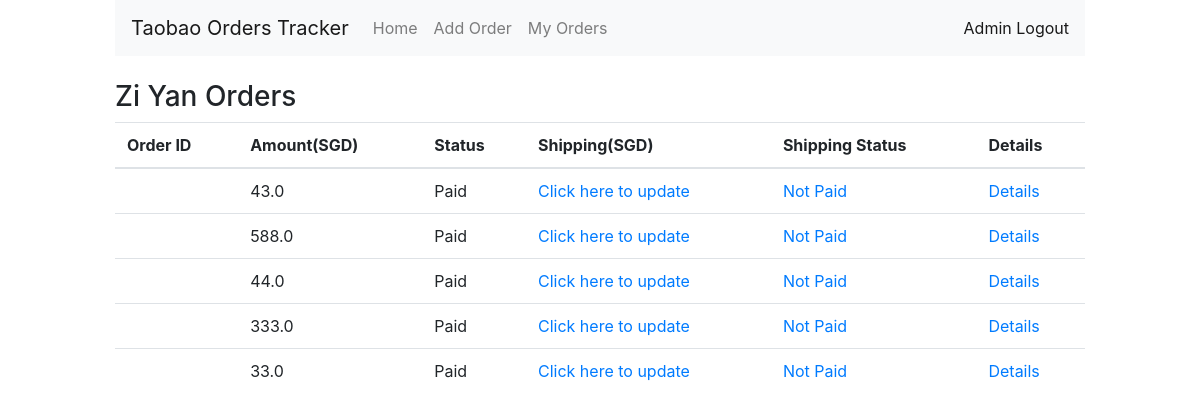
/orders (signed in), run on an earlier commit of the app's database.
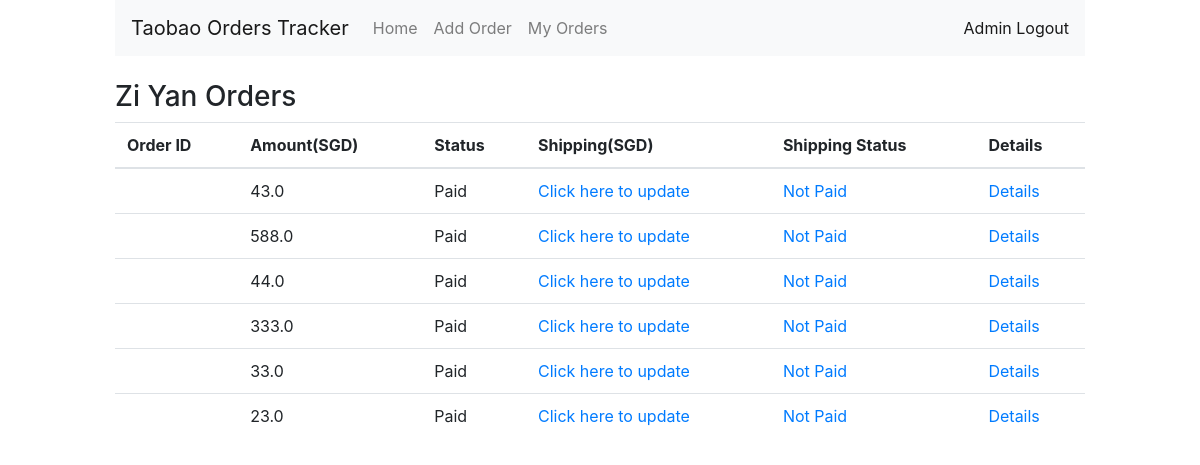
And on a later commit of the database.
### app/models.py (models this page shows, shortened)
class Orders(db.Model):
    id = db.Column(db.Integer, primary_key=True)
    order_id = db.Column(db.Integer, unique=True, index=True, nullable=True)
    amount = db.Column(db.Float)
    order_status = db.Column(db.String(64))
    ship_amount = db.Column(db.Float, nullable=True)
    ship_status = db.Column(db.String(64), nullable=True)
    user_name = db.Column(db.Integer, db.ForeignKey('user.username'))

### app/routes.py (the view)
@app.route("/orders")
@login_required
def orders():
    user = User.query.filter_by(username=current_user.username).first()
    buyer_orders = user.orders
    return render_template('orders.html',orders=buyer_orders)

### app/models.py (called while the page is built)
@login.user_loader
def load_user(id):
    return User.query.get(int(id))

### app/templates/orders.html
{% extends 'base.html' %}
{% block content %}
<h3>{{current_user.name}} Orders</h3>
<table class="table table-hover">
  <thead>
    <tr>
      <th scope="col">Order ID</th>
      <th scope="col">Amount(SGD)</th>
      <th scope="col">Status</th>
      <th scope="col">Shipping(SGD)</th>
      <th scope="col">Shipping Status</th>
      {% if current_user.is_authenticated %}
      <th scope="col">Details</th>
      {% endif %}
    </tr>
  </thead>
  <tbody>
    {% for order in orders %}
    <tr>
      {% if order.order_id == None %}
      <td></td>
      {% else %}
      <td><a target="_blank" href="https://pcs.i56.taobao.com/user/consolidation/conso_order_detail?tradeId={{ order.order_id }}">{{ order.order_id }}</a></td>
      {% endif %}
      <td>{{ order.amount }}</td>
      <td>{{ order.order_status}}</td>
      {% if order.ship_amount == None %}
      <td><a href = "/edit/{{order.id}}">Click here to update</a></td>
      {% else %}
      <td>{{ order.ship_amount}}</td>
      {% endif %}
      {% if order.ship_status == None or order.ship_status == "Not Paid" %}
      <td><a href = "/edit/{{order.id}}">Not Paid</a></td>
      {% else %}
      <td>{{order.ship_status}}</td>
      {% endif %}
      {% if current_user.is_authenticated %}
      <td><a href = "/edit/{{order.id}}">Details</a></td>
      {% endif %}
    </tr>
    {% endfor %}
  </tbody>
</table>
{% endblock %}

What changed in the data, as far as the page shows it:
added Orders: amount "23.0", order_status "Paid"
